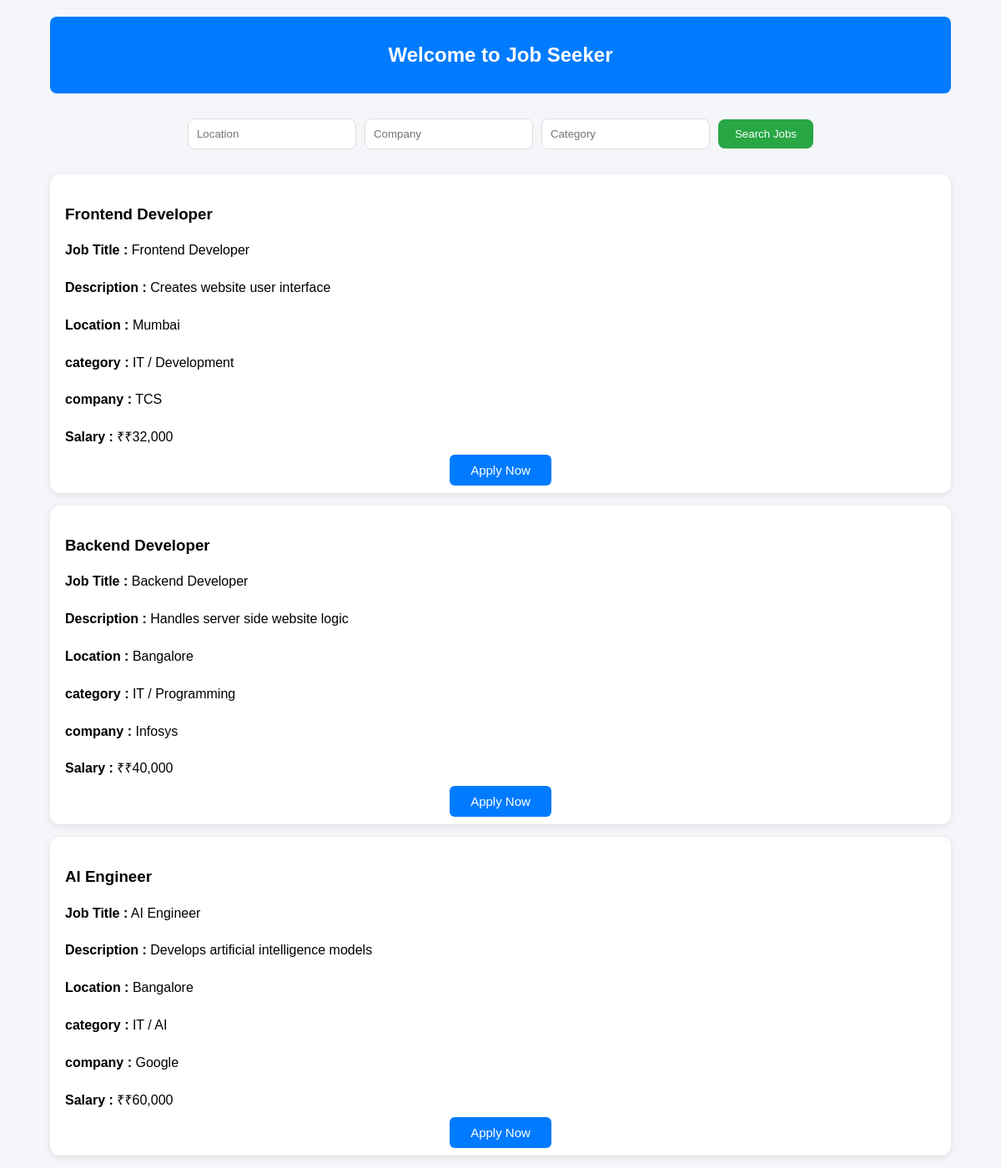
The page /user_dashboard/ (signed in) on the database its author committed.
### job/models.py (models this page shows, shortened)
class Job_listings(models.Model):
    user = models.ForeignKey(settings.AUTH_USER_MODEL, on_delete=models.CASCADE)
    title = models.CharField(max_length=200)
    description = models.TextField()
    salary = models.CharField(max_length=100)
    category = models.CharField(max_length=100)
    company = models.CharField(max_length=100, null=True, blank=True)
    location = models.CharField(max_length=100)
    created_at = models.DateTimeField(auto_now_add=True)

### job/views.py (the view)
# urls.py: path('user_dashboard/', views.user_dashboard_view, name='user_dashboard'),
@login_required
def user_dashboard_view(request):
    location = request.GET.get('location')
    company = request.GET.get('company')
    category = request.GET.get('category')
    jobs = Job_listings.objects.all()
    if location:
        jobs = jobs.filter(location__icontains=location)
    if company:
        jobs = jobs.filter(company__icontains=company)
    if category:
        jobs = jobs.filter(category__icontains=category)
    return render(request, 'user_dashboard.html', {'jobs': jobs})

### job/templates/user_dashboard.html (shortened to what this page needs)
{% load static %}
<!DOCTYPE html>
<html>
<head>
<link rel="stylesheet" href="{% static 'user_dashboard.css' %}">
</head>
<body>
<div class="container">
<div class="welcome">
<h2>Welcome to Job Seeker</h2>
</div>
<div class="search-box">
<form method="GET">
<input type="text" name="location" placeholder="Location">
<input type="text" name="company" placeholder="Company">
<input type="text" name="category" placeholder="Category">
<button type="submit">Search Jobs</button>
</form>
</div>
{% if jobs %}
    {% for job in jobs %}
    <div class="job-card">
        <h3>{{ job.title }}</h3>
        <div class="job-details">
            <p><span class="label">Job Title :</span> {{ job.title }}</p>
            <p><span class="label">Description :</span> {{ job.description }}</p>
            <p><span class="label">Location :</span> {{ job.location }}</p>
            <p><span class="label">category :</span> {{ job.category }}</p>
            <p><span class="label">company :</span> {{ job.company }}</p>
            <p><span class="label">Salary :</span> ₹{{ job.salary }}</p>
        </div>
        <div class="apply-area">
            <a href="{% url 'Apply_job' job.id %}" class="apply-btn">
                Apply Now
            </a>
        </div>
    </div>
    {% endfor %}
{% else %}
<p style="text-align:center;">No Jobs Available</p>
{% endif %}
</div>
</body>
</html>

### job/static/user_dashboard.css (style rules this page uses)
body { font-family: Arial; background:#f4f6f9; margin:0; }
.container { width:90%; margin:auto; margin-top:20px; }
.welcome { text-align:center; background:#007bff; color:white; padding:12px; border-radius:8px; }
.search-box { background:transparent; padding:10px; border-radius:0; margin:20px auto; box-shadow:none; width:fit-content; text-align:center; }
.search-box form { display:flex; justify-content:center; align-items:center; gap:10px; flex-wrap:wrap; }
.search-box input { padding:10px; border-radius:8px; border:1px solid #ddd; width:180px; background:white; }
.search-box button { padding:10px 20px; background:#28a745; border:none; color:white; border-radius:8px; cursor:pointer; }
.job-card { background:white; padding:18px; margin:15px 0; border-radius:12px; box-shadow:0 2px 8px rgba(0,0,0,0.1); }
.job-details { margin-top:10px; line-height:1.8; }
.label { font-weight:bold; }
.apply-area { text-align:center; margin-top:15px; }
.apply-btn { background:#007bff; color:white; padding:10px 25px; text-decoration:none; border-radius:6px; font-size:15px; }

### rows shown on the page
Job_listings: title "Frontend Developer", description "Creates website user interface", location "Mumbai", category "IT / Development", company "TCS", salary "₹32,000"
Job_listings: title "Backend Developer", description "Handles server side website logic", location "Bangalore", category "IT / Programming", company "Infosys", salary "₹40,000"
Job_listings: title "AI Engineer", description "Develops artificial intelligence models", location "Bangalore", category "IT / AI", company "Google", salary "₹60,000"
